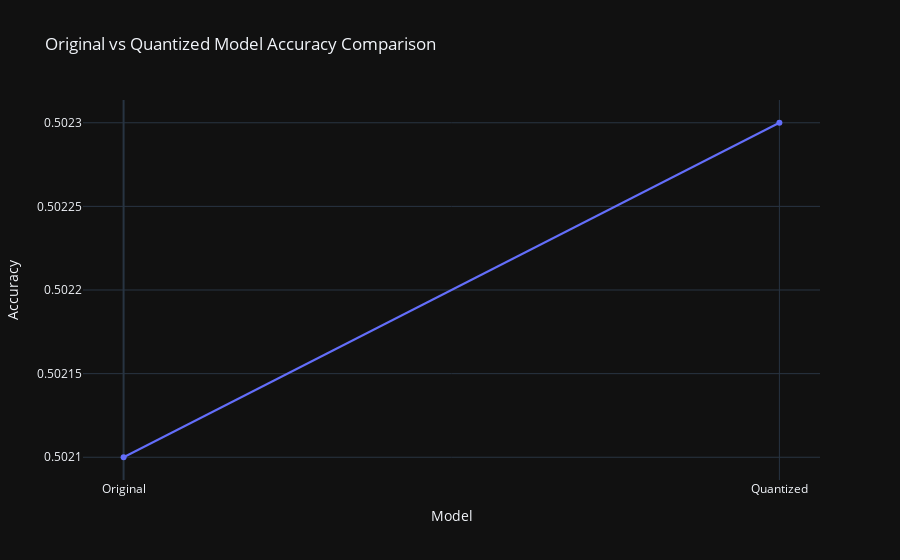
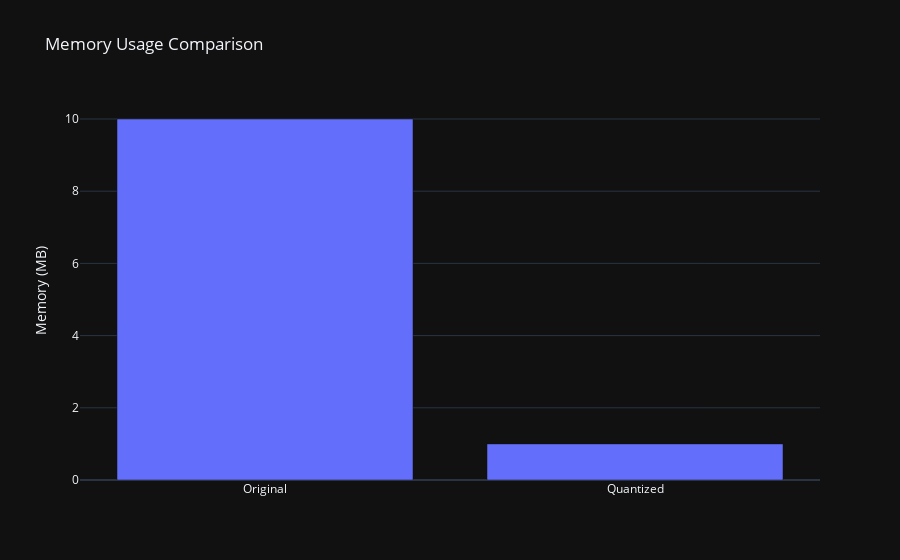
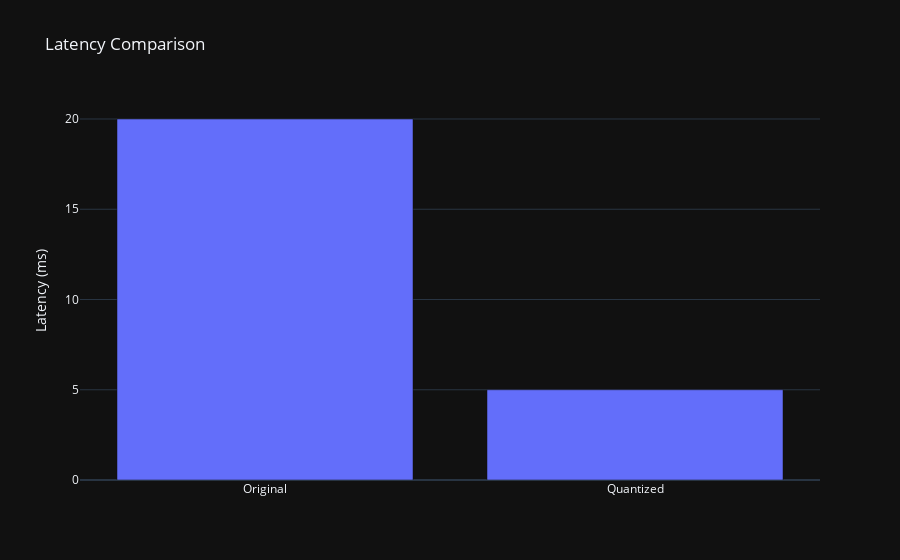

The cell these charts' notebook holds for them, in order:
### Code cell
import torch
from torchvision import datasets, transforms
from torch import nn, optim
import matplotlib.pyplot as plt
import plotly.graph_objects as go

# Assuming DMSQQuantizer is already imported
from dmsq_quantizer import DMSQQuantizer  # Ensure the module is saved and importable

# Data loader for MNIST
transform = transforms.Compose([transforms.ToTensor(), transforms.Normalize((0.5,), (0.5,))])

# Load the full training dataset
full_train_dataset = datasets.MNIST('./data', train=True, download=True, transform=transform)

# Subset the dataset to use only 100 samples
subset_indices = torch.arange(100)  # Use the first 100 samples
train_subset = torch.utils.data.Subset(full_train_dataset, subset_indices)

# Create DataLoader for the subset
train_loader = torch.utils.data.DataLoader(train_subset, batch_size=64, shuffle=True)

# Test DataLoader remains the same
test_loader = torch.utils.data.DataLoader(
    datasets.MNIST('./data', train=False, transform=transform),
    batch_size=64, shuffle=False
)

# Define the model, loss, and optimizer
device = torch.device('cuda' if torch.cuda.is_available() else 'cpu')

class SimpleCNN(nn.Module):
    def __init__(self):
        super(SimpleCNN, self).__init__()
        self.conv1 = nn.Conv2d(1, 32, kernel_size=3)
        self.relu = nn.ReLU()
        self.fc = nn.Linear(26 * 26 * 32, 10)

    def forward(self, x):
        x = self.conv1(x)
        x = self.relu(x)
        x = x.view(-1, 26 * 26 * 32)
        x = self.fc(x)
        return x

# Initialize models and set up training/quantization parameters
model = SimpleCNN().to(device)
quantized_model = SimpleCNN().to(device)  # Create a separate model for quantized version

criterion = nn.CrossEntropyLoss()
optimizer = optim.Adam(model.parameters(), lr=0.001)

# Store accuracies for plotting
original_accuracies = []
quantized_accuracies = []
train_losses = []

# Train the model
print("Training the model...")
for epoch in range(1, 5):  # Train for 4 epochs
    model.train()
    total_loss = 0
    for data, target in train_loader:
        data, target = data.to(device), target.to(device)
        optimizer.zero_grad()
        output = model(data)
        loss = criterion(output, target)
        loss.backward()
        optimizer.step()
        total_loss += loss.item()
    
    # Record training loss
    train_losses.append(total_loss / len(train_loader))
    print(f"Epoch {epoch}, Loss: {total_loss / len(train_loader):.4f}")

# Evaluate the original model
def test_model(model, loader):
    model.eval()
    correct = 0
    with torch.no_grad():
        for data, target in loader:
            data, target = data.to(device), target.to(device)
            output = model(data)
            pred = output.argmax(dim=1, keepdim=True)
            correct += pred.eq(target.view_as(pred)).sum().item()
    return correct / len(loader.dataset)

original_accuracy = test_model(model, test_loader)
print(f"Initial Test Accuracy: {original_accuracy:.4f}")
original_accuracies.append(original_accuracy)

# Initialize the DMSQ quantizer
precision_map = {
    'conv1': 8,  # Higher precision for sensitive layers
    'fc': 8,     # High precision for dense layers
    'default': 8  # Default precision
}

quantizer = DMSQQuantizer(model, precision_map, device=device)

# Perform sensitivity analysis
dummy_input = torch.randn(1, 1, 28, 28).to(device)
print("Performing sensitivity analysis...")
quantizer.layer_sensitivity_analysis(dummy_input, criterion)

# Workload optimization (set arbitrary memory and latency targets for the example)
print("Optimizing workload...")
quantizer.workload_optimization(target_memory=1e9, target_latency=50, inputs=dummy_input)

# Apply quantization
print("Applying quantization...")
quantizer.quantize_model()

# Test the quantized model
print("Testing the quantized model...")
quantized_accuracy = test_model(model, test_loader)
quantized_accuracies.append(quantized_accuracy)
print(f"Quantized Test Accuracy: {quantized_accuracy:.4f}")

# Plotting the Results: Accuracy Comparison
fig = go.Figure()

# Add traces for original and quantized accuracies
fig.add_trace(go.Scatter(x=[0, 1], y=[original_accuracies[0], quantized_accuracies[0]], mode='markers+lines', name='Accuracy'))

fig.update_layout(
    title='Original vs Quantized Model Accuracy Comparison',
    xaxis_title='Model',
    yaxis_title='Accuracy',
    xaxis=dict(tickmode='array', tickvals=[0, 1], ticktext=["Original", "Quantized"]),
    template="plotly_dark"
)

fig.show()

# Plotting the Loss Curve
plt.figure(figsize=(8, 6))
plt.plot(range(1, 5), train_losses, label="Training Loss", color='blue', marker='o')
plt.title("Training Loss Curve (Original Model)")
plt.xlabel("Epoch")
plt.ylabel("Loss")
plt.grid(True)
plt.legend()
plt.show()

# Memory Usage and Latency comparison (Hypothetical values)
# Assuming the quantized model reduces the memory usage significantly and has lower latency
memory_usage_original = 10  # Example original memory in MB
memory_usage_quantized = 1  # Example quantized memory in MB

latency_original = 20  # Example latency in ms
latency_quantized = 5  # Example latency in ms

# Plot memory usage comparison
fig_mem = go.Figure()

fig_mem.add_trace(go.Bar(x=['Original', 'Quantized'], y=[memory_usage_original, memory_usage_quantized], name='Memory Usage (MB)'))

fig_mem.update_layout(
    title='Memory Usage Comparison',
    yaxis_title='Memory (MB)',
    template="plotly_dark"
)

fig_mem.show()

# Plot latency comparison
fig_lat = go.Figure()

fig_lat.add_trace(go.Bar(x=['Original', 'Quantized'], y=[latency_original, latency_quantized], name='Latency (ms)'))

fig_lat.update_layout(
    title='Latency Comparison',
    yaxis_title='Latency (ms)',
    template="plotly_dark"
)


fig_lat.show()

### Figure 1 — Plotly figure (JSON) as saved in the notebook; plotly's stock layout.template omitted (floating-point values rounded to 4 significant figures)
{"data": [{"mode": "markers+lines", "name": "Accuracy", "type": "scatter", "x": [0, 1], "y": [0.5021, 0.5023]}], "layout": {"title": {"text": "Original vs Quantized Model Accuracy Comparison"}, "xaxis": {"tickmode": "array", "ticktext": ["Original", "Quantized"], "tickvals": [0, 1], "title": {"text": "Model"}}, "yaxis": {"title": {"text": "Accuracy"}}}}

### Figure 2 — Plotly figure (JSON) as saved in the notebook; plotly's stock layout.template omitted (floating-point values rounded to 4 significant figures)
{"data": [{"name": "Memory Usage (MB)", "type": "bar", "x": ["Original", "Quantized"], "y": [10, 1]}], "layout": {"title": {"text": "Memory Usage Comparison"}, "yaxis": {"title": {"text": "Memory (MB)"}}}}

### Figure 3 — Plotly figure (JSON) as saved in the notebook; plotly's stock layout.template omitted (floating-point values rounded to 4 significant figures)
{"data": [{"name": "Latency (ms)", "type": "bar", "x": ["Original", "Quantized"], "y": [20, 5]}], "layout": {"title": {"text": "Latency Comparison"}, "yaxis": {"title": {"text": "Latency (ms)"}}}}
